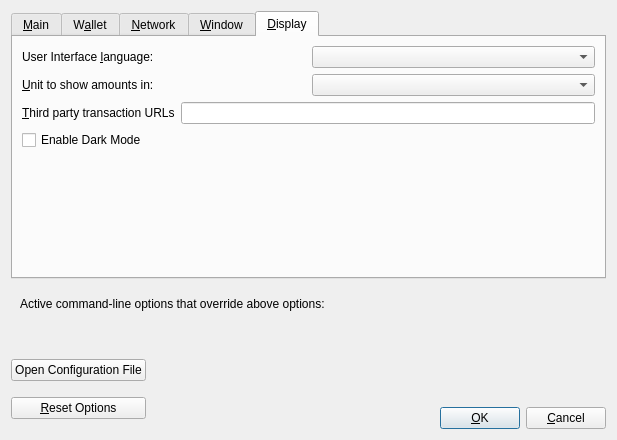
<?xml version="1.0" encoding="UTF-8"?>
<ui version="4.0">
 <class>OptionsDialog</class>
 <widget class="QDialog" name="OptionsDialog">
  <property name="geometry">
   <rect>
    <x>0</x>
    <y>0</y>
    <width>617</width>
    <height>440</height>
   </rect>
  </property>
  <property name="windowTitle">
   <string>Options</string>
  </property>
  <property name="modal">
   <bool>true</bool>
  </property>
  <layout class="QVBoxLayout" name="verticalLayout">
   <item>
    <widget class="QTabWidget" name="tabWidget">
     <property name="currentIndex">
      <number>4</number>
     </property>
     <widget class="QWidget" name="tabMain">
      <attribute name="title">
       <string>&amp;Main</string>
      </attribute>
      <layout class="QVBoxLayout" name="verticalLayout_Main">
       <item>
        <widget class="QCheckBox" name="ritoAtStartup">
         <property name="toolTip">
          <string>Automatically start %1 after logging in to the system.</string>
         </property>
         <property name="text">
          <string>&amp;Start %1 on system login</string>
         </property>
        </widget>
       </item>
       <item>
        <layout class="QHBoxLayout" name="horizontalLayout_2_Main">
         <item>
          <widget class="QLabel" name="databaseCacheLabel">
           <property name="text">
            <string>Size of &amp;database cache</string>
           </property>
           <property name="textFormat">
            <enum>Qt::PlainText</enum>
           </property>
           <property name="buddy">
            <cstring>databaseCache</cstring>
           </property>
          </widget>
         </item>
         <item>
          <widget class="QSpinBox" name="databaseCache"/>
         </item>
         <item>
          <widget class="QLabel" name="databaseCacheUnitLabel">
           <property name="text">
            <string>MB</string>
           </property>
           <property name="textFormat">
            <enum>Qt::PlainText</enum>
           </property>
          </widget>
         </item>
         <item>
          <spacer name="horizontalSpacer_2_Main">
           <property name="orientation">
            <enum>Qt::Horizontal</enum>
           </property>
           <property name="sizeHint" stdset="0">
            <size>
             <width>40</width>
             <height>20</height>
            </size>
           </property>
          </spacer>
         </item>
        </layout>
       </item>
       <item>
        <layout class="QHBoxLayout" name="horizontalLayout_3_Main">
         <item>
          <widget class="QLabel" name="threadsScriptVerifLabel">
           <property name="text">
            <string>Number of script &amp;verification threads</string>
           </property>
           <property name="textFormat">
            <enum>Qt::PlainText</enum>
           </property>
           <property name="buddy">
            <cstring>threadsScriptVerif</cstring>
           </property>
          </widget>
         </item>
         <item>
          <widget class="QSpinBox" name="threadsScriptVerif">
           <property name="toolTip">
            <string>(0 = auto, &lt;0 = leave that many cores free)</string>
           </property>
          </widget>
         </item>
         <item>
          <spacer name="horizontalSpacer_3_Main">
           <property name="orientation">
            <enum>Qt::Horizontal</enum>
           </property>
           <property name="sizeHint" stdset="0">
            <size>
             <width>40</width>
             <height>20</height>
            </size>
           </property>
          </spacer>
         </item>
        </layout>
       </item>
       <item>
        <spacer name="verticalSpacer_Main">
         <property name="orientation">
          <enum>Qt::Vertical</enum>
         </property>
         <property name="sizeHint" stdset="0">
          <size>
           <width>20</width>
           <height>40</height>
          </size>
         </property>
        </spacer>
       </item>
      </layout>
     </widget>
     <widget class="QWidget" name="tabWallet">
      <attribute name="title">
       <string>W&amp;allet</string>
      </attribute>
      <layout class="QVBoxLayout" name="verticalLayout_Wallet">
       <item>
        <widget class="QGroupBox" name="groupBox">
         <property name="title">
          <string>Expert</string>
         </property>
         <layout class="QVBoxLayout" name="verticalLayout_2">
          <item>
           <widget class="QCheckBox" name="coinControlFeatures">
            <property name="toolTip">
             <string>Whether to show coin control features or not.</string>
            </property>
            <property name="text">
             <string>Enable coin &amp;control features</string>
            </property>
           </widget>
          </item>
          <item>
           <widget class="QCheckBox" name="customFeeFeatures">
            <property name="text">
             <string>Enable fee control features</string>
            </property>
           </widget>
          </item>
          <item>
           <widget class="QCheckBox" name="spendZeroConfChange">
            <property name="toolTip">
             <string>If you disable the spending of unconfirmed change, the change from a transaction cannot be used until that transaction has at least one confirmation. This also affects how your balance is computed.</string>
            </property>
            <property name="text">
             <string>&amp;Spend unconfirmed change</string>
            </property>
           </widget>
          </item>
         </layout>
        </widget>
       </item>
       <item>
        <spacer name="verticalSpacer_Wallet">
         <property name="orientation">
          <enum>Qt::Vertical</enum>
         </property>
         <property name="sizeHint" stdset="0">
          <size>
           <width>20</width>
           <height>40</height>
          </size>
         </property>
        </spacer>
       </item>
      </layout>
     </widget>
     <widget class="QWidget" name="tabNetwork">
      <attribute name="title">
       <string>&amp;Network</string>
      </attribute>
      <layout class="QVBoxLayout" name="verticalLayout_Network">
       <item>
        <widget class="QCheckBox" name="mapPortUpnp">
         <property name="toolTip">
          <string>Automatically open the Rito client port on the router. This only works when your router supports UPnP and it is enabled.</string>
         </property>
         <property name="text">
          <string>Map port using &amp;UPnP</string>
         </property>
        </widget>
       </item>
       <item>
        <widget class="QCheckBox" name="allowIncoming">
         <property name="toolTip">
          <string>Accept connections from outside.</string>
         </property>
         <property name="text">
          <string>Allow incomin&amp;g connections</string>
         </property>
        </widget>
       </item>
       <item>
        <widget class="QCheckBox" name="connectSocks">
         <property name="toolTip">
          <string>Connect to the Rito network through a SOCKS5 proxy.</string>
         </property>
         <property name="text">
          <string>&amp;Connect through SOCKS5 proxy (default proxy):</string>
         </property>
        </widget>
       </item>
       <item>
        <layout class="QHBoxLayout" name="horizontalLayout_1_Network">
         <item>
          <widget class="QLabel" name="proxyIpLabel">
           <property name="text">
            <string>Proxy &amp;IP:</string>
           </property>
           <property name="textFormat">
            <enum>Qt::PlainText</enum>
           </property>
           <property name="buddy">
            <cstring>proxyIp</cstring>
           </property>
          </widget>
         </item>
         <item>
          <widget class="QValidatedLineEdit" name="proxyIp">
           <property name="minimumSize">
            <size>
             <width>140</width>
             <height>0</height>
            </size>
           </property>
           <property name="maximumSize">
            <size>
             <width>140</width>
             <height>16777215</height>
            </size>
           </property>
           <property name="toolTip">
            <string>IP address of the proxy (e.g. IPv4: 127.0.0.1 / IPv6: ::1)</string>
           </property>
          </widget>
         </item>
         <item>
          <widget class="QLabel" name="proxyPortLabel">
           <property name="text">
            <string>&amp;Port:</string>
           </property>
           <property name="textFormat">
            <enum>Qt::PlainText</enum>
           </property>
           <property name="buddy">
            <cstring>proxyPort</cstring>
           </property>
          </widget>
         </item>
         <item>
          <widget class="QLineEdit" name="proxyPort">
           <property name="minimumSize">
            <size>
             <width>55</width>
             <height>0</height>
            </size>
           </property>
           <property name="maximumSize">
            <size>
             <width>55</width>
             <height>16777215</height>
            </size>
           </property>
           <property name="toolTip">
            <string>Port of the proxy (e.g. 9050)</string>
           </property>
          </widget>
         </item>
         <item>
          <spacer name="horizontalSpacer_1_Network">
           <property name="orientation">
            <enum>Qt::Horizontal</enum>
           </property>
           <property name="sizeHint" stdset="0">
            <size>
             <width>40</width>
             <height>20</height>
            </size>
           </property>
          </spacer>
         </item>
        </layout>
       </item>
       <item>
        <layout class="QHBoxLayout" name="horizontalLayout_2_Network">
         <item>
          <widget class="QLabel" name="proxyActiveNets">
           <property name="text">
            <string>Used for reaching peers via:</string>
           </property>
           <property name="textFormat">
            <enum>Qt::PlainText</enum>
           </property>
          </widget>
         </item>
         <item>
          <widget class="QCheckBox" name="proxyReachIPv4">
           <property name="enabled">
            <bool>false</bool>
           </property>
           <property name="toolTip">
            <string>Shows if the supplied default SOCKS5 proxy is used to reach peers via this network type.</string>
           </property>
           <property name="text">
            <string/>
           </property>
          </widget>
         </item>
         <item>
          <widget class="QLabel" name="proxyReachIPv4Label">
           <property name="text">
            <string>IPv4</string>
           </property>
           <property name="textFormat">
            <enum>Qt::PlainText</enum>
           </property>
          </widget>
         </item>
         <item>
          <widget class="QCheckBox" name="proxyReachIPv6">
           <property name="enabled">
            <bool>false</bool>
           </property>
           <property name="toolTip">
            <string>Shows if the supplied default SOCKS5 proxy is used to reach peers via this network type.</string>
           </property>
           <property name="text">
            <string/>
           </property>
          </widget>
         </item>
         <item>
          <widget class="QLabel" name="proxyReachIPv6Label">
           <property name="text">
            <string>IPv6</string>
           </property>
           <property name="textFormat">
            <enum>Qt::PlainText</enum>
           </property>
          </widget>
         </item>
         <item>
          <widget class="QCheckBox" name="proxyReachTor">
           <property name="enabled">
            <bool>false</bool>
           </property>
           <property name="toolTip">
            <string>Shows if the supplied default SOCKS5 proxy is used to reach peers via this network type.</string>
           </property>
           <property name="text">
            <string/>
           </property>
          </widget>
         </item>
         <item>
          <widget class="QLabel" name="proxyReachTorLabel">
           <property name="text">
            <string>Tor</string>
           </property>
           <property name="textFormat">
            <enum>Qt::PlainText</enum>
           </property>
          </widget>
         </item>
         <item>
          <spacer name="horizontalSpacer_2_Network">
           <property name="orientation">
            <enum>Qt::Horizontal</enum>
           </property>
           <property name="sizeHint" stdset="0">
            <size>
             <width>40</width>
             <height>20</height>
            </size>
           </property>
          </spacer>
         </item>
        </layout>
       </item>
       <item>
        <widget class="QCheckBox" name="connectSocksTor">
         <property name="toolTip">
          <string>Connect to the Rito network through a separate SOCKS5 proxy for Tor hidden services.</string>
         </property>
         <property name="text">
          <string>Use separate SOCKS&amp;5 proxy to reach peers via Tor hidden services:</string>
         </property>
        </widget>
       </item>
       <item>
        <layout class="QHBoxLayout" name="horizontalLayout_3_Network">
         <item>
          <widget class="QLabel" name="proxyIpTorLabel">
           <property name="text">
            <string>Proxy &amp;IP:</string>
           </property>
           <property name="textFormat">
            <enum>Qt::PlainText</enum>
           </property>
           <property name="buddy">
            <cstring>proxyIpTor</cstring>
           </property>
          </widget>
         </item>
         <item>
          <widget class="QValidatedLineEdit" name="proxyIpTor">
           <property name="minimumSize">
            <size>
             <width>140</width>
             <height>0</height>
            </size>
           </property>
           <property name="maximumSize">
            <size>
             <width>140</width>
             <height>16777215</height>
            </size>
           </property>
           <property name="toolTip">
            <string>IP address of the proxy (e.g. IPv4: 127.0.0.1 / IPv6: ::1)</string>
           </property>
          </widget>
         </item>
         <item>
          <widget class="QLabel" name="proxyPortTorLabel">
           <property name="text">
            <string>&amp;Port:</string>
           </property>
           <property name="textFormat">
            <enum>Qt::PlainText</enum>
           </property>
           <property name="buddy">
            <cstring>proxyPortTor</cstring>
           </property>
          </widget>
         </item>
         <item>
          <widget class="QLineEdit" name="proxyPortTor">
           <property name="minimumSize">
            <size>
             <width>55</width>
             <height>0</height>
            </size>
           </property>
           <property name="maximumSize">
            <size>
             <width>55</width>
             <height>16777215</height>
            </size>
           </property>
           <property name="toolTip">
            <string>Port of the proxy (e.g. 9050)</string>
           </property>
          </widget>
         </item>
         <item>
          <spacer name="horizontalSpacer_4_Network">
           <property name="orientation">
            <enum>Qt::Horizontal</enum>
           </property>
           <property name="sizeHint" stdset="0">
            <size>
             <width>40</width>
             <height>20</height>
            </size>
           </property>
          </spacer>
         </item>
        </layout>
       </item>
       <item>
        <spacer name="verticalSpacer_Network">
         <property name="orientation">
          <enum>Qt::Vertical</enum>
         </property>
         <property name="sizeHint" stdset="0">
          <size>
           <width>20</width>
           <height>40</height>
          </size>
         </property>
        </spacer>
       </item>
      </layout>
     </widget>
     <widget class="QWidget" name="tabWindow">
      <attribute name="title">
       <string>&amp;Window</string>
      </attribute>
      <layout class="QVBoxLayout" name="verticalLayout_Window">
       <item>
        <widget class="QCheckBox" name="hideTrayIcon">
         <property name="toolTip">
          <string>Hide the icon from the system tray.</string>
         </property>
         <property name="text">
          <string>&amp;Hide tray icon</string>
         </property>
        </widget>
       </item>
       <item>
        <widget class="QCheckBox" name="minimizeToTray">
         <property name="toolTip">
          <string>Show only a tray icon after minimizing the window.</string>
         </property>
         <property name="text">
          <string>&amp;Minimize to the tray instead of the taskbar</string>
         </property>
        </widget>
       </item>
       <item>
        <widget class="QCheckBox" name="minimizeOnClose">
         <property name="toolTip">
          <string>Minimize instead of exit the application when the window is closed. When this option is enabled, the application will be closed only after selecting Exit in the menu.</string>
         </property>
         <property name="text">
          <string>M&amp;inimize on close</string>
         </property>
        </widget>
       </item>
       <item>
        <spacer name="verticalSpacer_Window">
         <property name="orientation">
          <enum>Qt::Vertical</enum>
         </property>
         <property name="sizeHint" stdset="0">
          <size>
           <width>20</width>
           <height>40</height>
          </size>
         </property>
        </spacer>
       </item>
      </layout>
     </widget>
     <widget class="QWidget" name="tabDisplay">
      <attribute name="title">
       <string>&amp;Display</string>
      </attribute>
      <layout class="QVBoxLayout" name="verticalLayout_Display">
       <item>
        <layout class="QHBoxLayout" name="horizontalLayout_1_Display">
         <item>
          <widget class="QLabel" name="langLabel">
           <property name="text">
            <string>User Interface &amp;language:</string>
           </property>
           <property name="textFormat">
            <enum>Qt::PlainText</enum>
           </property>
           <property name="buddy">
            <cstring>lang</cstring>
           </property>
          </widget>
         </item>
         <item>
          <widget class="QValueComboBox" name="lang">
           <property name="toolTip">
            <string>The user interface language can be set here. This setting will take effect after restarting %1.</string>
           </property>
          </widget>
         </item>
        </layout>
       </item>
       <item>
        <layout class="QHBoxLayout" name="horizontalLayout_2_Display">
         <item>
          <widget class="QLabel" name="unitLabel">
           <property name="text">
            <string>&amp;Unit to show amounts in:</string>
           </property>
           <property name="textFormat">
            <enum>Qt::PlainText</enum>
           </property>
           <property name="buddy">
            <cstring>unit</cstring>
           </property>
          </widget>
         </item>
         <item>
          <widget class="QValueComboBox" name="unit">
           <property name="toolTip">
            <string>Choose the default subdivision unit to show in the interface and when sending coins.</string>
           </property>
          </widget>
         </item>
        </layout>
       </item>
       <item>
        <layout class="QHBoxLayout" name="horizontalLayout_3_Display">
         <item>
          <widget class="QLabel" name="thirdPartyTxUrlsLabel">
           <property name="toolTip">
            <string>Third party URLs (e.g. a block explorer) that appear in the transactions tab as context menu items. %s in the URL is replaced by transaction hash. Multiple URLs are separated by vertical bar |.</string>
           </property>
           <property name="text">
            <string>&amp;Third party transaction URLs</string>
           </property>
           <property name="buddy">
            <cstring>thirdPartyTxUrls</cstring>
           </property>
          </widget>
         </item>
         <item>
          <widget class="QLineEdit" name="thirdPartyTxUrls">
           <property name="toolTip">
            <string>Third party URLs (e.g. a block explorer) that appear in the transactions tab as context menu items. %s in the URL is replaced by transaction hash. Multiple URLs are separated by vertical bar |.</string>
           </property>
          </widget>
         </item>
        </layout>
       </item>
       <item>
        <widget class="QCheckBox" name="darkModeCheckBox">
         <property name="text">
          <string>Enable Dark Mode</string>
         </property>
        </widget>
       </item>
       <item>
        <spacer name="verticalSpacer_Display">
         <property name="orientation">
          <enum>Qt::Vertical</enum>
         </property>
         <property name="sizeHint" stdset="0">
          <size>
           <width>20</width>
           <height>40</height>
          </size>
         </property>
        </spacer>
       </item>
      </layout>
     </widget>
    </widget>
   </item>
   <item>
    <widget class="QFrame" name="frame">
     <layout class="QVBoxLayout" name="verticalLayout_Bottom">
      <item>
       <layout class="QHBoxLayout" name="horizontalLayout_Bottom">
        <item>
         <widget class="QLabel" name="overriddenByCommandLineInfoLabel">
          <property name="text">
           <string>Active command-line options that override above options:</string>
          </property>
          <property name="textFormat">
           <enum>Qt::PlainText</enum>
          </property>
         </widget>
        </item>
        <item>
         <spacer name="horizontalSpacer_Bottom">
          <property name="orientation">
           <enum>Qt::Horizontal</enum>
          </property>
          <property name="sizeHint" stdset="0">
           <size>
            <width>40</width>
            <height>20</height>
           </size>
          </property>
         </spacer>
        </item>
       </layout>
      </item>
      <item>
       <widget class="QLabel" name="overriddenByCommandLineLabel">
        <property name="text">
         <string/>
        </property>
        <property name="textFormat">
         <enum>Qt::PlainText</enum>
        </property>
        <property name="wordWrap">
         <bool>true</bool>
        </property>
       </widget>
      </item>
     </layout>
    </widget>
   </item>
   <item>
    <layout class="QHBoxLayout" name="horizontalLayout_Buttons">
     <item>
      <layout class="QVBoxLayout" name="verticalLayout_Buttons">
       <item>
        <widget class="QPushButton" name="openRitoConfButton">
         <property name="toolTip">
          <string>Open the %1 configuration file from the working directory.</string>
         </property>
         <property name="text">
          <string>Open Configuration File</string>
         </property>
         <property name="autoDefault">
          <bool>false</bool>
         </property>
        </widget>
       </item>
       <item>
        <widget class="QPushButton" name="resetButton">
         <property name="toolTip">
          <string>Reset all client options to default.</string>
         </property>
         <property name="text">
          <string>&amp;Reset Options</string>
         </property>
         <property name="autoDefault">
          <bool>false</bool>
         </property>
        </widget>
       </item>
      </layout>
     </item>
     <item>
      <spacer name="horizontalSpacer_1">
       <property name="orientation">
        <enum>Qt::Horizontal</enum>
       </property>
       <property name="sizeHint" stdset="0">
        <size>
         <width>40</width>
         <height>48</height>
        </size>
       </property>
      </spacer>
     </item>
     <item>
      <widget class="QLabel" name="statusLabel">
       <property name="minimumSize">
        <size>
         <width>200</width>
         <height>0</height>
        </size>
       </property>
       <property name="font">
        <font>
         <weight>75</weight>
         <bold>true</bold>
        </font>
       </property>
       <property name="text">
        <string/>
       </property>
       <property name="textFormat">
        <enum>Qt::PlainText</enum>
       </property>
       <property name="wordWrap">
        <bool>true</bool>
       </property>
      </widget>
     </item>
     <item>
      <spacer name="horizontalSpacer_2">
       <property name="orientation">
        <enum>Qt::Horizontal</enum>
       </property>
       <property name="sizeHint" stdset="0">
        <size>
         <width>40</width>
         <height>48</height>
        </size>
       </property>
      </spacer>
     </item>
     <item>
      <layout class="QVBoxLayout" name="verticalLayout_4">
       <item>
        <spacer name="verticalSpacer">
         <property name="orientation">
          <enum>Qt::Vertical</enum>
         </property>
         <property name="sizeHint" stdset="0">
          <size>
           <width>20</width>
           <height>40</height>
          </size>
         </property>
        </spacer>
       </item>
       <item>
        <layout class="QHBoxLayout" name="horizontalLayout">
         <item>
          <widget class="QPushButton" name="okButton">
           <property name="text">
            <string>&amp;OK</string>
           </property>
           <property name="autoDefault">
            <bool>false</bool>
           </property>
           <property name="default">
            <bool>true</bool>
           </property>
          </widget>
         </item>
         <item>
          <widget class="QPushButton" name="cancelButton">
           <property name="text">
            <string>&amp;Cancel</string>
           </property>
           <property name="autoDefault">
            <bool>false</bool>
           </property>
          </widget>
         </item>
        </layout>
       </item>
      </layout>
     </item>
    </layout>
   </item>
  </layout>
 </widget>
 <customwidgets>
  <customwidget>
   <class>QValidatedLineEdit</class>
   <extends>QLineEdit</extends>
   <header>qvalidatedlineedit.h</header>
  </customwidget>
  <customwidget>
   <class>QValueComboBox</class>
   <extends>QComboBox</extends>
   <header>qvaluecombobox.h</header>
  </customwidget>
 </customwidgets>
 <resources/>
 <connections/>
</ui>
